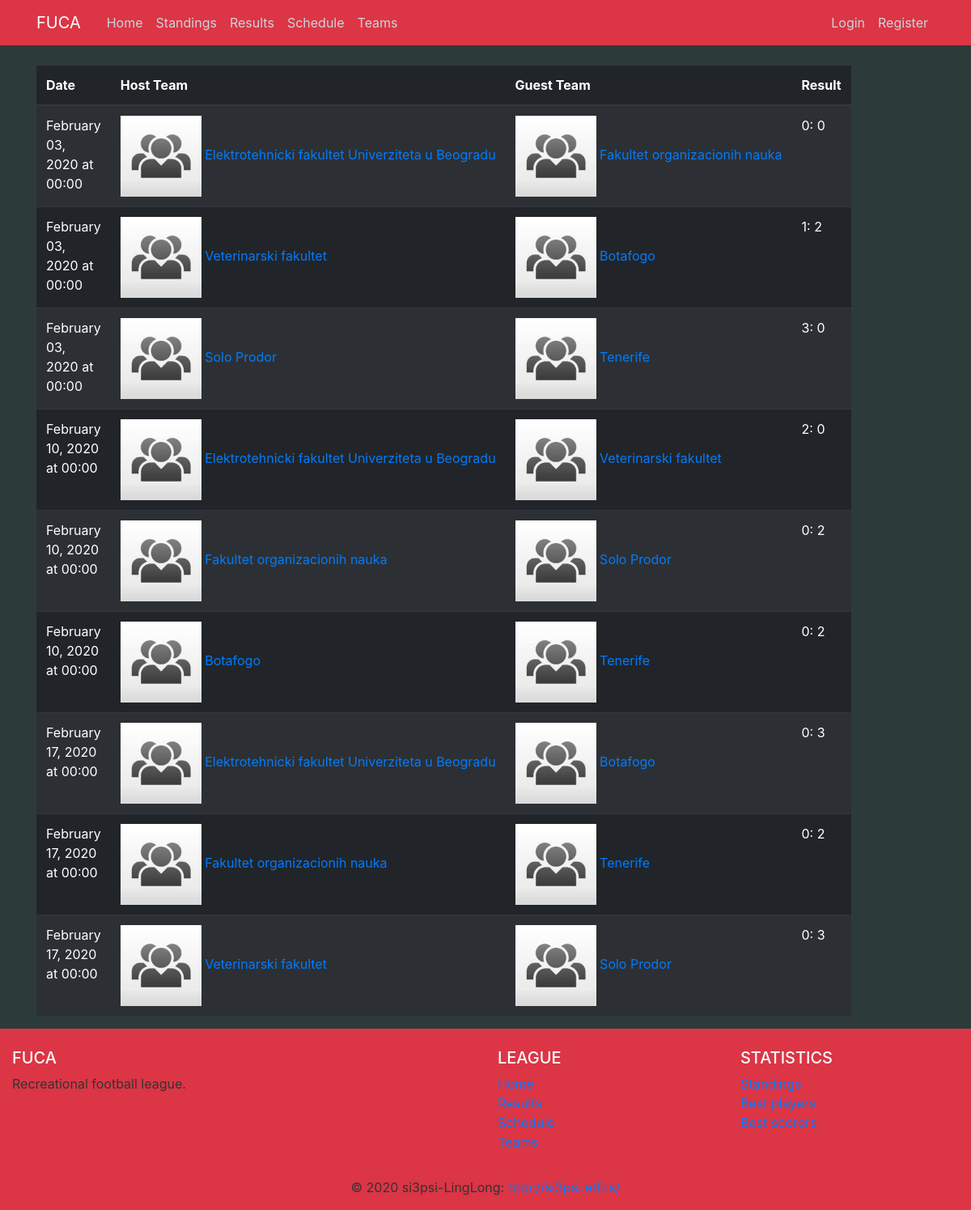
The app's page /results, older data.
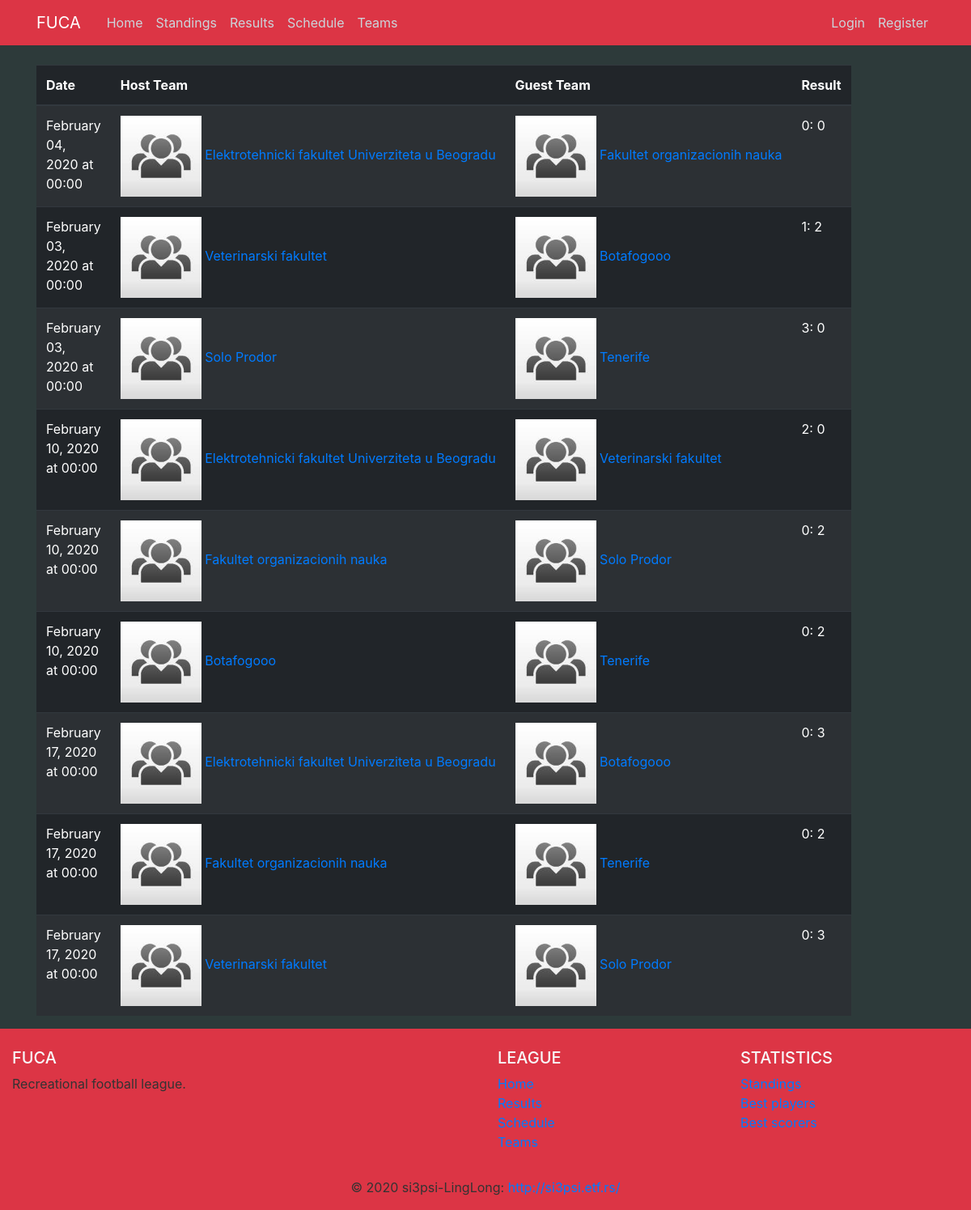
The same page, newer data.
### fuca/models.py (models this page shows, shortened)
class Match(db.Model):
    __tablename__ = 'match'
    id                      = db.Column(db.Integer, primary_key=True)
    date_time               = db.Column(db.DateTime, nullable=False)
    host_team_goals         = db.Column(db.Integer, default=0)
    host_team_yellow        = db.Column(db.Integer, default=0)
    host_team_red           = db.Column(db.Integer, default=0)
    host_team_shots         = db.Column(db.Integer, default=0)
    guest_team_goals        = db.Column(db.Integer, default=0)
    guest_team_yellow       = db.Column(db.Integer, default=0)
    guest_team_red          = db.Column(db.Integer, default=0)
    guest_team_shots        = db.Column(db.Integer, default=0)
    host_team_id     = db.Column(db.Integer, db.ForeignKey('team.id'), nullable=False)
    guest_team_id    = db.Column(db.Integer, db.ForeignKey('team.id'), nullable=False)
    statistics  = db.relationship('Statistics', backref='match', lazy=True)

class Team(db.Model):
    __tablename__ = 'team'
    id          = db.Column(db.Integer,     primary_key=True)
    name        = db.Column(db.String(100), nullable=False, unique=True)
    matches     = db.Column(db.Integer,     nullable=False, default=0)
    wins        = db.Column(db.Integer,     nullable=False, default=0)
    losses      = db.Column(db.Integer,     nullable=False, default=0)
    draws       = db.Column(db.Integer,     nullable=False, default=0)
    goal_diff   = db.Column(db.Integer,     nullable=False, default=0)
    logo_image  = db.Column(db.String(20),  nullable=False, default='default.jpg')
    captain_id  = db.Column(db.Integer, db.ForeignKey('player.id'))
    host_matches    = db.relationship('Match',  backref='host_team',    lazy=True,  foreign_keys=Match.host_team_id)
    guest_matches   = db.relationship('Match',  backref='guest_team',   lazy=True,  foreign_keys=Match.guest_team_id)
    players         = db.relationship('Player', backref='team',         lazy=True,  foreign_keys=Player.team_id)

### fuca/main/routes.py (the view)
@main.route("/results")
def results():
    results = Match.query.filter(Match.date_time < datetime.now()).all()
    for result in results:
        result.host_team_logo = url_for('static', filename='images/teams/{}'.format(result.host_team.logo_image))
        result.guest_team_logo = url_for('static', filename='images/teams/{}'.format(result.guest_team.logo_image))
    return render_template('home/results.html', results=results, title='Results')

### fuca/templates/home/results.html
{% extends 'home/layout.html' %}
{% block content %}
    <table class="table table-dark table-striped table-hover">
        <thead>
            <th>Date</th>
            <th>Host Team</th>
            <th>Guest Team</th>
            <th>Result</th>
        </thead>
        {% for result in results %}
            <tr>
                <td>{{ result.date_time.strftime('%B %d, %Y at %H:%M') }}</td>
                <td style="white-space:nowrap">
                    <a href="{{ url_for('teams.team', id=result.host_team_id)}}">
                        <img src="{{ result.host_team_logo }}" width="100">
                        {{ result.host_team.name }}
                    </a>
                </td>
                <td style="white-space:nowrap">
                    <a href="{{ url_for('teams.team', id=result.guest_team_id)}}">
                        <img src="{{ result.guest_team_logo }}" width="100">
                        {{ result.guest_team.name }}
                    </a>
                </td>
                <td>{{ result.host_team_goals }}: {{ result.guest_team_goals }}</td>
            </tr>
        {% endfor %}
    </table>
{% endblock content %}

### fuca/templates/home/layout.html (shortened to what this page needs)
<!DOCTYPE html>
<html>
    <head>
        <link   rel="stylesheet"
                href="https://maxcdn.bootstrapcdn.com/bootstrap/4.0.0/css/bootstrap.min.css"
>
        <link rel="stylesheet" type="text/css" href="{{ url_for('static', filename='main.css') }}">
    </head>
    <body class="dark-background">
        <header class="site-header">
            <nav class="navbar navbar-expand-md navbar-dark bg-danger fixed-top">
                <div class="container">
                    <a class="navbar-brand mr-4" href="/">FUCA</a>
                    <div class="collapse navbar-collapse" id="navbarToggle">
                        <div class="navbar-nav mr-auto">
                            <a class="nav-item nav-link" href="{{ url_for('main.home') }}"> Home</a>
                            <a class="nav-item nav-link" href="{{ url_for('standings.standings') }}"> Standings </a>
                            <a class="nav-item nav-link" href="{{ url_for('main.results') }}"> Results </a>
                            <a class="nav-item nav-link" href="{{ url_for('main.schedule') }}"> Schedule </a>
                            <a class="nav-item nav-link" href="{{ url_for('main.teams') }}"> Teams </a>
                        </div>
                        <div class="navbar-nav">
                            {% if current_user.is_authenticated and current_user.is_admin %}
                                <a class="nav-item nav-link" href="{{ url_for('adminhome.admin') }}">Admin page</a>
                                <a class="nav-item nav-link" href="{{ url_for('users.account') }}">Admin Account</a>
                                <a class="nav-item nav-link" href="{{ url_for('users.logout') }}">Logout</a>
                            {% elif current_user.is_authenticated %}
                                <a class="nav-item nav-link" href="{{ url_for('users.account') }}">My Account</a>
                                <a class="nav-item nav-link" href="{{ url_for('users.logout') }}">Logout</a>
                            {% else %}
                                <a class="nav-item nav-link" href="{{ url_for('users.login') }}">Login</a>
                                <a class="nav-item nav-link" href="{{ url_for('users.register') }}">Register</a>
                            {% endif %}
                        </div>
                    </div>
                </div>
            </nav>
        </header>
        <main role="main" class="container">
            <div class="row">
                <div class="col-md-8">
                    {% block content %}{% endblock %}
                </div>
            </div>
        </main>
        <footer class="page-footer font-small blue pt-4 bg-danger">
            <div class="container-fluid text-center text-md-left">
                <div class="row">
                    <div class="col-md-6 mt-md-0 mt-3">
                        <h5 class="text-uppercase text-light">FUCA</h5>
                        <p>Recreational football league.</p>
                    </div>
                    <div class="col-md-3 mb-md-0 mb-3">
                        <h5 class="text-uppercase text-light">League</h5>
                        <ul class="list-unstyled">
                            <li>
                                <a href="{{ url_for('main.home') }}">Home</a>
                            </li>
                            <li>
                                <a href="{{ url_for('main.results') }}">Results</a>
                            </li>
                            <li>
                                <a href="{{ url_for('main.schedule') }}">Schedule</a>
                            </li>
                            <li>
                                <a href="{{ url_for('main.teams') }}">Teams</a>
                            </li>
                        </ul>
                    </div>
                    <div class="col-md-3 mb-md-0 mb-3">
                        <h5 class="text-uppercase text-light">Statistics</h5>
                        <ul class="list-unstyled">
                            <li>
                                <a href="{{ url_for('standings.standings') }}">Standings</a>
                            </li>
                            <li>
                                <a href="{{ url_for('standings.bestplayers') }}">Best players</a>
                            </li>
                            <li>
                                <a href="{{ url_for('standings.bestscorers') }}">Best scorers</a>
                            </li>
                        </ul>
                    </div>
                </div>
            </div>
            <div class="footer-copyright text-center py-3">© 2020 si3psi-LingLong:
                <a href="http://si3psi.etf.rs/"> http://si3psi.etf.rs/ </a>
            </div>
        </footer>
    </body>
</html>

### fuca/static/main.css (style rules this page uses)
body { background: #fafafa; color: #333333; margin-top: 5rem; }
h1, h2, h3, h4, h5, h6 { color: #444444; }
.dark-background { background-color:#2D3A3A; }
.site-header .navbar-nav .nav-link { color: #cbd5db; }

Row changes from the older to the newer data that the page shows:
changed Match: date_time "February 03, 2020 at 00:00" → "February 04, 2020 at 00:00"
changed through a linked row, Match (number 2 of 9 on the later page): guest_team.name "Botafogo" → "Botafogooo"
changed through a linked row, Match (number 6 of 9 on the later page): host_team.name "Botafogo" → "Botafogooo"
changed through a linked row, Match (number 7 of 9 on the later page): guest_team.name "Botafogo" → "Botafogooo"
